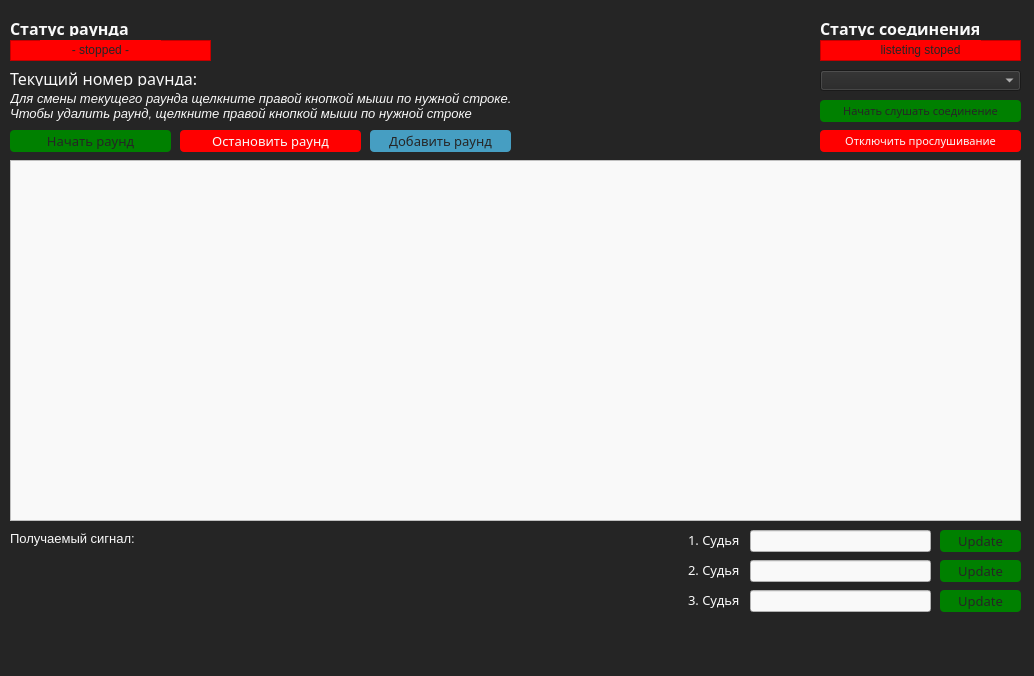
<?xml version="1.0" encoding="UTF-8"?>
<ui version="4.0">
 <class>MainWindow</class>
 <widget class="QMainWindow" name="MainWindow">
  <property name="geometry">
   <rect>
    <x>0</x>
    <y>0</y>
    <width>1034</width>
    <height>676</height>
   </rect>
  </property>
  <property name="windowTitle">
   <string>MainWindow</string>
  </property>
  <property name="autoFillBackground">
   <bool>false</bool>
  </property>
  <property name="styleSheet">
   <string notr="true">background-color: #252525;
color:#f9f9f9;</string>
  </property>
  <widget class="QWidget" name="centralwidget">
   <widget class="QLabel" name="labelCurrentRoundNumber">
    <property name="geometry">
     <rect>
      <x>10</x>
      <y>70</y>
      <width>301</width>
      <height>16</height>
     </rect>
    </property>
    <property name="font">
     <font>
      <family>Gotham Pro</family>
      <pointsize>12</pointsize>
      <bold>false</bold>
     </font>
    </property>
    <property name="text">
     <string>Текущий номер раунда:</string>
    </property>
   </widget>
   <widget class="QLabel" name="labelAboutControlTable">
    <property name="geometry">
     <rect>
      <x>10</x>
      <y>90</y>
      <width>551</width>
      <height>31</height>
     </rect>
    </property>
    <property name="font">
     <font>
      <family>Arial</family>
      <pointsize>10</pointsize>
      <italic>true</italic>
     </font>
    </property>
    <property name="text">
     <string>Для смены текущего раунда щелкните правой кнопкой мыши по нужной строке.
Чтобы удалить раунд, щелкните правой кнопкой мыши по нужной строке</string>
    </property>
   </widget>
   <widget class="QPushButton" name="btnAddRound">
    <property name="geometry">
     <rect>
      <x>370</x>
      <y>130</y>
      <width>141</width>
      <height>22</height>
     </rect>
    </property>
    <property name="font">
     <font>
      <family>Gotham Pro Medium</family>
      <pointsize>10</pointsize>
     </font>
    </property>
    <property name="styleSheet">
     <string notr="true">background-color:#469EC2;
border-radius:4;
color:#252525;</string>
    </property>
    <property name="text">
     <string>Добавить раунд</string>
    </property>
   </widget>
   <widget class="QPushButton" name="btnStartRound">
    <property name="geometry">
     <rect>
      <x>10</x>
      <y>130</y>
      <width>161</width>
      <height>22</height>
     </rect>
    </property>
    <property name="font">
     <font>
      <family>Gotham Pro Medium</family>
      <pointsize>10</pointsize>
     </font>
    </property>
    <property name="styleSheet">
     <string notr="true">background-color:green;
border-radius:4;
color:#252525;</string>
    </property>
    <property name="text">
     <string>Начать раунд</string>
    </property>
   </widget>
   <widget class="QPushButton" name="btnStopRound">
    <property name="geometry">
     <rect>
      <x>180</x>
      <y>130</y>
      <width>181</width>
      <height>22</height>
     </rect>
    </property>
    <property name="font">
     <font>
      <family>Gotham Pro Medium</family>
      <pointsize>10</pointsize>
     </font>
    </property>
    <property name="styleSheet">
     <string notr="true">background-color:red;
border-radius:4;
color:#f9f9f9;</string>
    </property>
    <property name="text">
     <string>Остановить раунд</string>
    </property>
   </widget>
   <widget class="QTableWidget" name="tableWidgetMain">
    <property name="geometry">
     <rect>
      <x>10</x>
      <y>160</y>
      <width>1011</width>
      <height>361</height>
     </rect>
    </property>
    <property name="font">
     <font>
      <family>Gotham Pro Medium</family>
      <pointsize>10</pointsize>
     </font>
    </property>
    <property name="contextMenuPolicy">
     <enum>Qt::CustomContextMenu</enum>
    </property>
    <property name="styleSheet">
     <string notr="true">border-color:#252525;
color:#252525;
background-color:#f9f9f9;</string>
    </property>
   </widget>
   <widget class="QLabel" name="labelStatusData">
    <property name="geometry">
     <rect>
      <x>10</x>
      <y>530</y>
      <width>301</width>
      <height>16</height>
     </rect>
    </property>
    <property name="font">
     <font>
      <family>Arial</family>
      <pointsize>10</pointsize>
      <bold>false</bold>
     </font>
    </property>
    <property name="text">
     <string>Получаемый сигнал:</string>
    </property>
   </widget>
   <widget class="QLabel" name="label">
    <property name="geometry">
     <rect>
      <x>820</x>
      <y>20</y>
      <width>181</width>
      <height>16</height>
     </rect>
    </property>
    <property name="font">
     <font>
      <family>Gotham Pro</family>
      <pointsize>12</pointsize>
      <bold>true</bold>
     </font>
    </property>
    <property name="text">
     <string>Статус соединения</string>
    </property>
   </widget>
   <widget class="QComboBox" name="comboBoxPorts">
    <property name="geometry">
     <rect>
      <x>820</x>
      <y>70</y>
      <width>201</width>
      <height>21</height>
     </rect>
    </property>
   </widget>
   <widget class="QFrame" name="viewPortListeningStatus">
    <property name="geometry">
     <rect>
      <x>820</x>
      <y>40</y>
      <width>201</width>
      <height>21</height>
     </rect>
    </property>
    <property name="styleSheet">
     <string notr="true">background-color:red;
</string>
    </property>
    <property name="frameShape">
     <enum>QFrame::StyledPanel</enum>
    </property>
    <property name="frameShadow">
     <enum>QFrame::Raised</enum>
    </property>
    <widget class="QLabel" name="labelPortListeningStatus">
     <property name="geometry">
      <rect>
       <x>40</x>
       <y>0</y>
       <width>121</width>
       <height>20</height>
      </rect>
     </property>
     <property name="styleSheet">
      <string notr="true">color:#252525;</string>
     </property>
     <property name="text">
      <string>listeting stoped</string>
     </property>
     <property name="alignment">
      <set>Qt::AlignCenter</set>
     </property>
    </widget>
   </widget>
   <widget class="QPushButton" name="btnStartPortListening">
    <property name="geometry">
     <rect>
      <x>820</x>
      <y>100</y>
      <width>201</width>
      <height>22</height>
     </rect>
    </property>
    <property name="font">
     <font>
      <family>Gotham Pro Medium</family>
      <pointsize>8</pointsize>
      <bold>false</bold>
     </font>
    </property>
    <property name="styleSheet">
     <string notr="true">background-color:green;
border-radius:4;
color:#252525;</string>
    </property>
    <property name="text">
     <string>Начать слушать соединение</string>
    </property>
   </widget>
   <widget class="QPushButton" name="btnStopPortListening">
    <property name="geometry">
     <rect>
      <x>820</x>
      <y>130</y>
      <width>201</width>
      <height>22</height>
     </rect>
    </property>
    <property name="font">
     <font>
      <family>Gotham Pro Medium</family>
      <pointsize>8</pointsize>
      <bold>false</bold>
     </font>
    </property>
    <property name="styleSheet">
     <string notr="true">background-color:red;
border-radius:4;
color:#f9f9f9;</string>
    </property>
    <property name="text">
     <string>Отключить прослушивание</string>
    </property>
   </widget>
   <widget class="QLabel" name="label_3">
    <property name="geometry">
     <rect>
      <x>10</x>
      <y>20</y>
      <width>181</width>
      <height>16</height>
     </rect>
    </property>
    <property name="font">
     <font>
      <family>Gotham Pro</family>
      <pointsize>12</pointsize>
      <bold>true</bold>
     </font>
    </property>
    <property name="text">
     <string>Статус раунда</string>
    </property>
   </widget>
   <widget class="QFrame" name="viewRoundStatus">
    <property name="geometry">
     <rect>
      <x>10</x>
      <y>40</y>
      <width>201</width>
      <height>21</height>
     </rect>
    </property>
    <property name="styleSheet">
     <string notr="true">background-color:red;
</string>
    </property>
    <property name="frameShape">
     <enum>QFrame::StyledPanel</enum>
    </property>
    <property name="frameShadow">
     <enum>QFrame::Raised</enum>
    </property>
    <widget class="QLabel" name="labelRoundStatus">
     <property name="geometry">
      <rect>
       <x>30</x>
       <y>0</y>
       <width>121</width>
       <height>20</height>
      </rect>
     </property>
     <property name="styleSheet">
      <string notr="true">color:#252525;</string>
     </property>
     <property name="text">
      <string>- stopped -</string>
     </property>
     <property name="alignment">
      <set>Qt::AlignCenter</set>
     </property>
    </widget>
   </widget>
   <widget class="QLineEdit" name="inputJudge1Name">
    <property name="geometry">
     <rect>
      <x>750</x>
      <y>530</y>
      <width>181</width>
      <height>22</height>
     </rect>
    </property>
    <property name="font">
     <font>
      <family>Gotham Pro Light</family>
      <pointsize>10</pointsize>
     </font>
    </property>
    <property name="styleSheet">
     <string notr="true">background-color:#f9f9f9;
color:#000;
padding:4px;</string>
    </property>
   </widget>
   <widget class="QLabel" name="label_4">
    <property name="geometry">
     <rect>
      <x>688</x>
      <y>532</y>
      <width>61</width>
      <height>16</height>
     </rect>
    </property>
    <property name="font">
     <font>
      <family>Gotham Pro Medium</family>
      <pointsize>10</pointsize>
     </font>
    </property>
    <property name="text">
     <string>1. Судья</string>
    </property>
   </widget>
   <widget class="QPushButton" name="btnJudge1Update">
    <property name="geometry">
     <rect>
      <x>940</x>
      <y>530</y>
      <width>81</width>
      <height>22</height>
     </rect>
    </property>
    <property name="font">
     <font>
      <family>Gotham Pro Medium</family>
      <pointsize>10</pointsize>
     </font>
    </property>
    <property name="styleSheet">
     <string notr="true">background-color:green;
border-radius:4;
color:#252525;</string>
    </property>
    <property name="text">
     <string>Update</string>
    </property>
   </widget>
   <widget class="QLabel" name="label_6">
    <property name="geometry">
     <rect>
      <x>688</x>
      <y>562</y>
      <width>61</width>
      <height>16</height>
     </rect>
    </property>
    <property name="font">
     <font>
      <family>Gotham Pro Medium</family>
      <pointsize>10</pointsize>
     </font>
    </property>
    <property name="text">
     <string>2. Судья</string>
    </property>
   </widget>
   <widget class="QLineEdit" name="inputJudge2Name">
    <property name="geometry">
     <rect>
      <x>750</x>
      <y>560</y>
      <width>181</width>
      <height>22</height>
     </rect>
    </property>
    <property name="font">
     <font>
      <family>Gotham Pro Light</family>
      <pointsize>10</pointsize>
     </font>
    </property>
    <property name="styleSheet">
     <string notr="true">background-color:#f9f9f9;
color:#000;
padding:4px;</string>
    </property>
   </widget>
   <widget class="QPushButton" name="btnJudge2Update">
    <property name="geometry">
     <rect>
      <x>940</x>
      <y>560</y>
      <width>81</width>
      <height>22</height>
     </rect>
    </property>
    <property name="font">
     <font>
      <family>Gotham Pro Medium</family>
      <pointsize>10</pointsize>
     </font>
    </property>
    <property name="styleSheet">
     <string notr="true">background-color:green;
border-radius:4;
color:#252525;</string>
    </property>
    <property name="text">
     <string>Update</string>
    </property>
   </widget>
   <widget class="QLabel" name="label_7">
    <property name="geometry">
     <rect>
      <x>688</x>
      <y>592</y>
      <width>61</width>
      <height>16</height>
     </rect>
    </property>
    <property name="font">
     <font>
      <family>Gotham Pro Medium</family>
      <pointsize>10</pointsize>
     </font>
    </property>
    <property name="text">
     <string>3. Судья</string>
    </property>
   </widget>
   <widget class="QLineEdit" name="inputJudge3Name">
    <property name="geometry">
     <rect>
      <x>750</x>
      <y>590</y>
      <width>181</width>
      <height>22</height>
     </rect>
    </property>
    <property name="font">
     <font>
      <family>Gotham Pro Light</family>
      <pointsize>10</pointsize>
     </font>
    </property>
    <property name="styleSheet">
     <string notr="true">background-color:#f9f9f9;
color:#000;
padding:4px;</string>
    </property>
   </widget>
   <widget class="QPushButton" name="btnJudge3Update">
    <property name="geometry">
     <rect>
      <x>940</x>
      <y>590</y>
      <width>81</width>
      <height>22</height>
     </rect>
    </property>
    <property name="font">
     <font>
      <family>Gotham Pro Medium</family>
      <pointsize>10</pointsize>
     </font>
    </property>
    <property name="styleSheet">
     <string notr="true">background-color:green;
border-radius:4;
color:#252525;</string>
    </property>
    <property name="text">
     <string>Update</string>
    </property>
   </widget>
  </widget>
  <widget class="QMenuBar" name="menubar">
   <property name="geometry">
    <rect>
     <x>0</x>
     <y>0</y>
     <width>1034</width>
     <height>22</height>
    </rect>
   </property>
  </widget>
  <widget class="QStatusBar" name="statusbar"/>
 </widget>
 <resources/>
 <connections/>
</ui>
